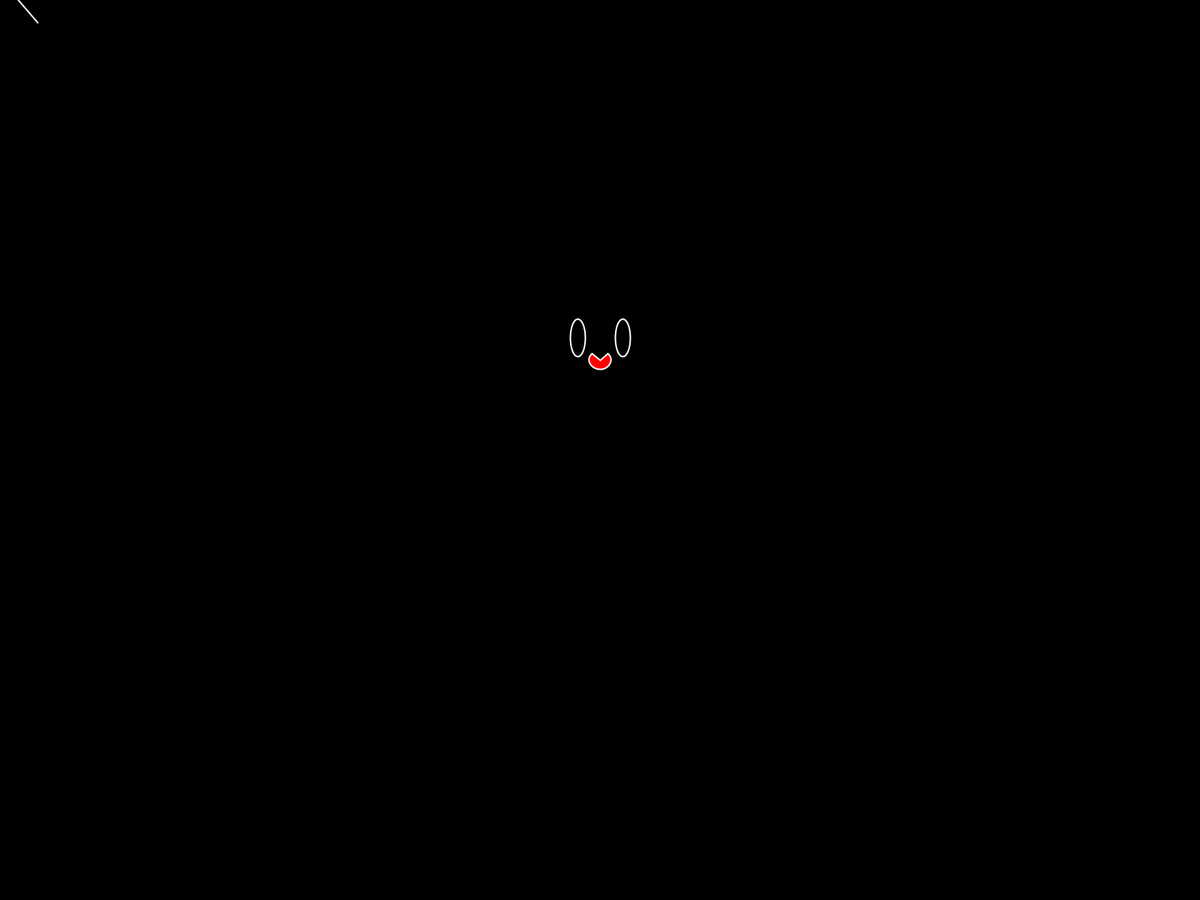
Frame 1 (no input)
Frame 60 (the mouse pressed at the canvas centre just before this capture): identical to frame 1, image omitted
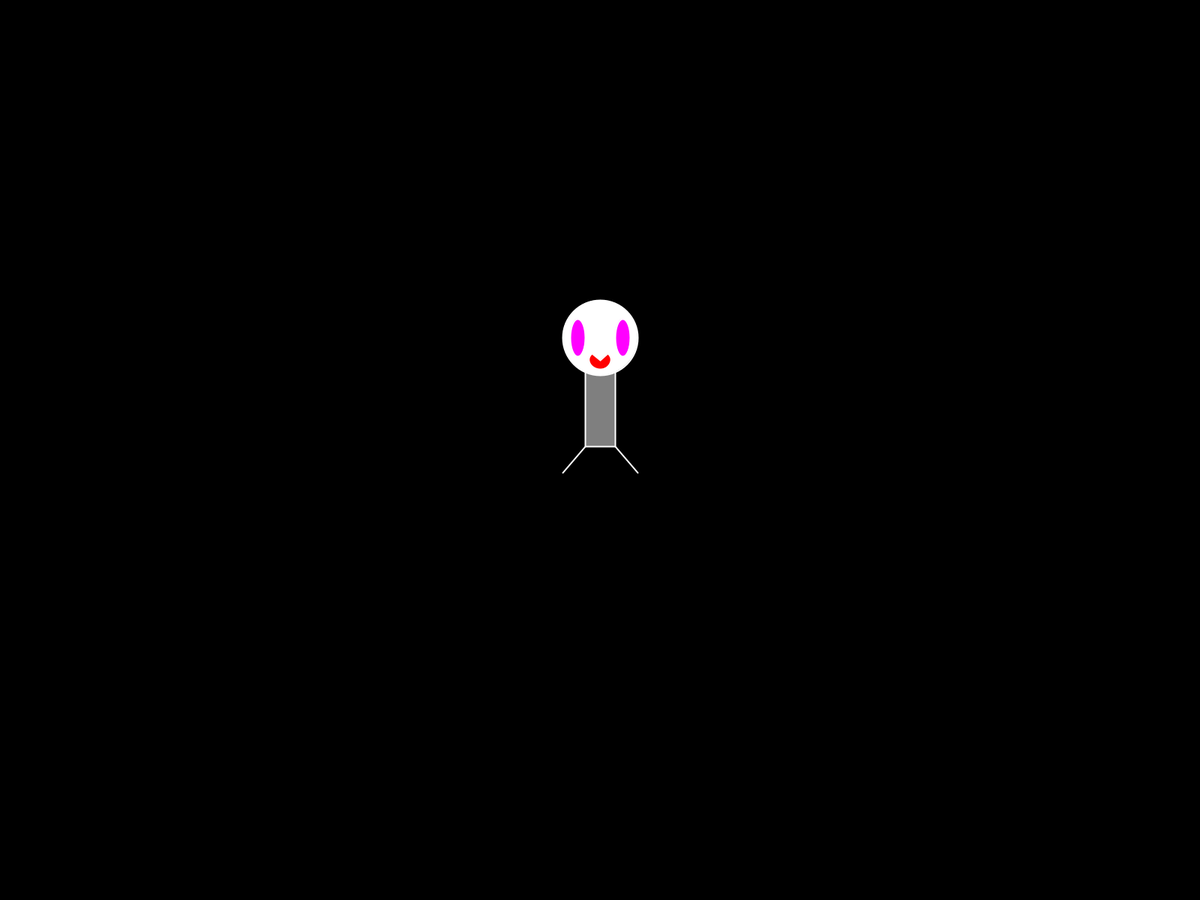
Frame 120 (the mouse held since frame 60 and released just before this capture)

The Processing sketch that drew these frames (run headless with seeded random() and noise(); from frame 60 on, the mouse is pressed at the canvas centre):

// Processing sketch: Chapter1
// ── Chapter1.pde

void setup() {
  //size(600, 600);
  fullScreen();
  background(0);
  smooth();
  stroke(255);
  strokeWeight(2);  
  ellipseMode(CENTER);
  rectMode(CENTER);  
  frameRate(30);
}

void draw() {  
  background(0);  

  float x1 = mouseX - width/2;
  float y1 = mouseY - height/2;  

  pushMatrix();
  translate(width/2, height/2);

  //Body
  fill(255 / 2);
  rect(x1, y1 - 55, 40, 100);

  //Head
  fill(255);
  ellipse(0 + x1, 0 - 150 + y1, 100, 100);

  //Mouth
  fill(255, 0, 0);
  arc(0, 0 - 120, 30, 25, -0.8, PI+QUARTER_PI, PIE);

  //Eyes
  fill(mouseX, 0, mouseY);
  ellipse(-30, 0 - 150, 20, 50);
  ellipse(30, 0 - 150, 20, 50);

  //Legs
  line(-20 + x1, -5 + y1, -50 + x1, 30 + y1);
  line(20 + x1, -5 + y1, 50 + x1, 30 + y1);
  popMatrix();
}

void mousePressed() {
  println("Take me to your leader Take me to your leader Take me to your leader");
}






//Instead of using push and pop matrix 
//float mX = mouseX - width/2;
//float mY = mouseY - height/2;
